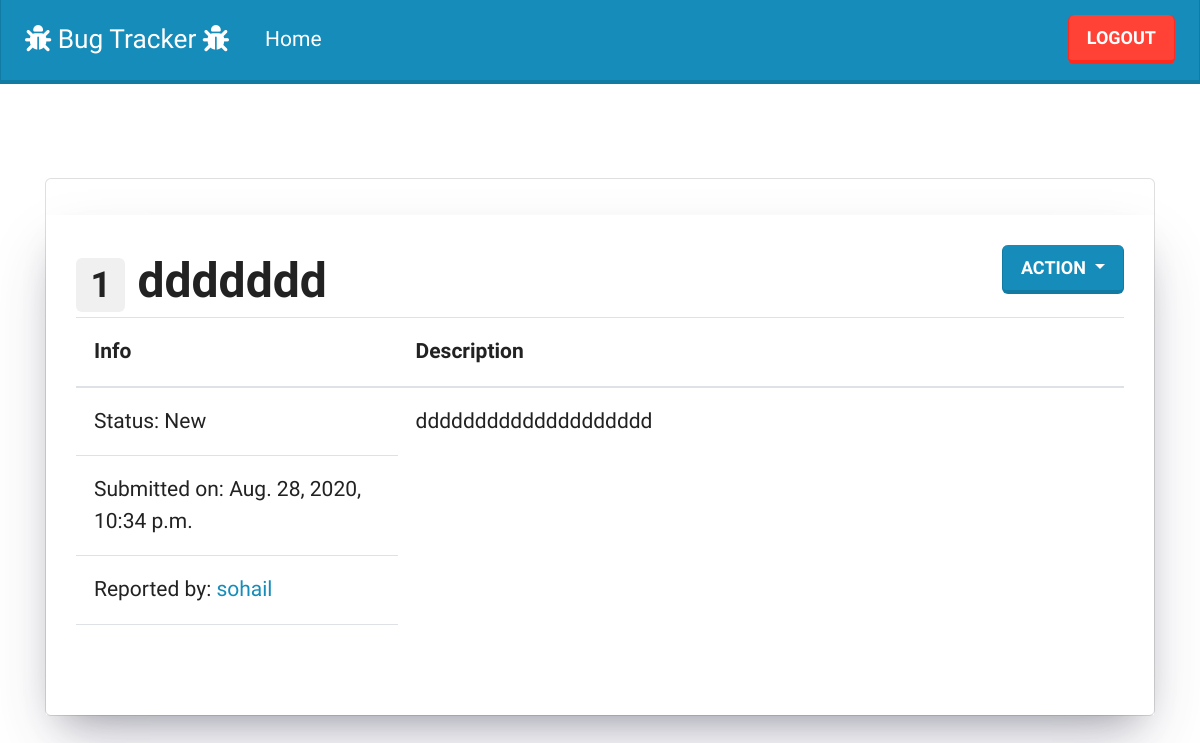
The app's page /ticket/1 (signed in) with its own data.
### bug_tracker_app/models.py (models this page shows, shortened)
class TicketModel(models.Model):
    STATUS_OF_TICKETS_CHOICES = [
        ('New', 'New'),
        ('In Porgress', 'In Porgress'),
        ('Done', 'Done'),
        ('Invalid', 'Invalid'),
    ]
    title = models.CharField(max_length=100)
    time_submitted = models.DateTimeField(auto_now_add=True)
    description = models.TextField(max_length=300)
    status = models.CharField(max_length=20,default=None,choices=STATUS_OF_TICKETS_CHOICES)
    user_filed = models.ForeignKey(CustomUserModel,on_delete=models.CASCADE,null=True,related_name = 'user_filed')
    user_assigned = models.ForeignKey(CustomUserModel,on_delete=models.CASCADE,null=True,related_name = 'user_assigned')
    user_ticket_completed = models.ForeignKey(CustomUserModel,on_delete=models.CASCADE,null=True,related_name = 'user_ticket_completed')
    def __str__(self):
        return self.title

class CustomUserModel(AbstractUser):
    bio = models.CharField(max_length=100)
    def __str__(self):
        return self.username

### bug_tracker_app/views.py (the view)
# urls.py: path('ticket/<int:ticket_id>',views.ticket_detail_view,name='ticket_detail_page'),
@login_required(login_url='login_page')
def ticket_detail_view(request,ticket_id):
    ticket = models.TicketModel.objects.get(id=ticket_id)
    return render(request,'ticket_detail.htm',{'ticket':ticket})

### bug_tracker_app/templates/ticket_detail.htm (shortened to what this page needs)
{% extends "base.htm" %}
{% block content %}
<div class="card">
    <div class="card-body" id="dashboard_card">
        <span style="font-size: 2rem;">
            <b><span class="badge badge-secondary"> {{ticket.id}}</span> {{ticket}}</b>
        </span>
        <span style="float: right;">
            <div class="btn-group">
                <button type="button" class="btn btn-primary dropdown-toggle" data-toggle="dropdown"
                    aria-haspopup="true" aria-expanded="false">
                    Action
                </button>
            </div>
        </span>
        <table class="table">
            <thead>
                <tr>
                    <th style="width: 30rem;"> Info</th>
                    <th style="width: 70rem;"> Description </th>
                </tr>
            </thead>
            <tbody>
                <tr>
                    <td>Status: {{ticket.status}}</td>
                    <td>{{ticket.description}}</td>
                </tr>
                <tr>
                    <td>Submitted on: {{ticket.time_submitted}}</td>
                </tr>
                <tr>
                    <td>Reported by: <a href="{% url 'user_detail_page' ticket.user_filed%}">{{ticket.user_filed}}</a>
                    </td>
                </tr>
                <tr>
                    {% if ticket.user_ticket_completed %}
                    <td>Completed by: <a
                            href="{% url 'user_detail_page' ticket.user_ticket_completed%}">{{ticket.user_filed}}</a>
                    </td>
                    {% else%}
                    <td></td>
                    {%endif%}
                </tr>
            </tbody>
        </table>
    </div>
</div>
{%endblock%}

### static/style.css (style rules this page uses)
:root { box-sizing: border-box; font-size: 1.5rem; background-color: ; }
#dashboard_card { margin-top: 1.5rem; box-shadow: 0 30px 60px -12px rgba(50,50,93,.25), 0 18px 36px -18px rgba(0,0,0,.3) !important; }

### records on screen
TicketModel: id "1", title "ddddddd", status "New", description "dddddddddddddddddddd", time_submitted "Aug. 28, 2020, 10:34 p.m.", user_filed "sohail"
